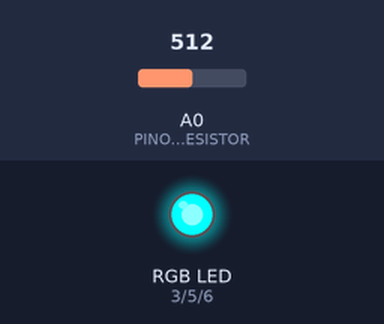
A sketch run on a simulated Arduino Uno, built with avr-gcc and run on an emulated ATmega328P. Parts: an RGB LED mixed from three pins (HIGH = lit). The test bench sets the inputs (shaded band); at power-on: A0 (PINO_FOTORESISTOR) = 512.

Above: at 4.8 s.
4.9 s: A0 (PINO_FOTORESISTOR) set to 640
At 5.49 s:
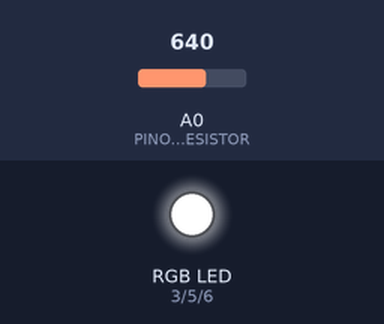
10.0 s: A0 (PINO_FOTORESISTOR) set to 661
At 13.1 s:
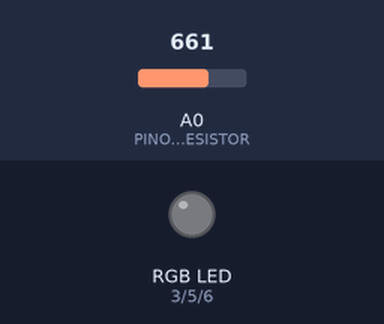
15.1 s: A0 (PINO_FOTORESISTOR) set to 511
At 16.62 s:
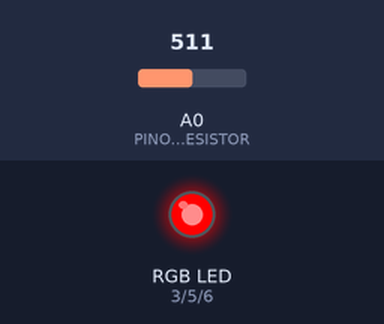
Timing chart, 0 to 24.2 s (numbered marks = the images above; inputs shaded):
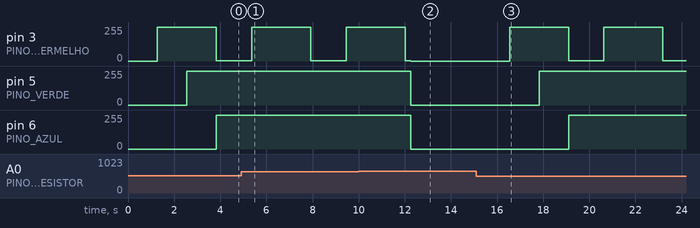

Measured:
- the behaviour switches between 650 and 651 on A0 (PINO_FOTORESISTOR) (found by bisection; images 1 and 2)
- after the input at 4.9 s, pin 6 (PINO_AZUL): stays 254/255 (without the input it goes to 249/255 after 3.0 s)
- after the input at 10.0 s, pin 5 (PINO_VERDE), pin 6 (PINO_AZUL): 254/255 → 0/255 after 2.3 s
- after the input at 15.1 s, pin 3 (PINO_VERMELHO): alternates 254/255 for 2.6 s and 1/255 for 1.5 s, starting after 1.4 s; pin 5 (PINO_VERDE): 0/255 → 254/255 after 2.7 s; pin 6 (PINO_AZUL): 0/255 → 254/255 after 4.0 s

The sketch:

fotoresistor_led_rgb.ino
```cpp
// (licence header left out)
#define PINO_VERMELHO 3
#define PINO_VERDE 5
#define PINO_AZUL 6
#define PINO_FOTORESISTOR A0

void setup() {
  pinMode(PINO_VERMELHO, OUTPUT);
  pinMode(PINO_VERDE, OUTPUT);
  pinMode(PINO_AZUL, OUTPUT);

  digitalWrite(PINO_VERMELHO, LOW);
  digitalWrite(PINO_VERDE, LOW);
  digitalWrite(PINO_AZUL, LOW);
}

int valor = 0;
void loop() {
  valor = analogRead(PINO_FOTORESISTOR);

  if (valor > 650) {
    analogWrite(PINO_VERMELHO, 0);
    analogWrite(PINO_VERDE, 0);
    analogWrite(PINO_AZUL, 0);
  } else {
    mudarCor(PINO_VERMELHO, PINO_VERDE);
    mudarCor(PINO_VERDE, PINO_AZUL);
    mudarCor(PINO_AZUL, PINO_VERMELHO);
  }

  delay(250);
}

void mudarCor(int cor1, int cor2) {
  for (int i=0; i<255; i++) {
    analogWrite(cor1, i);
    analogWrite(cor2, 255 - i);
    delay(5);
  }
}
```
